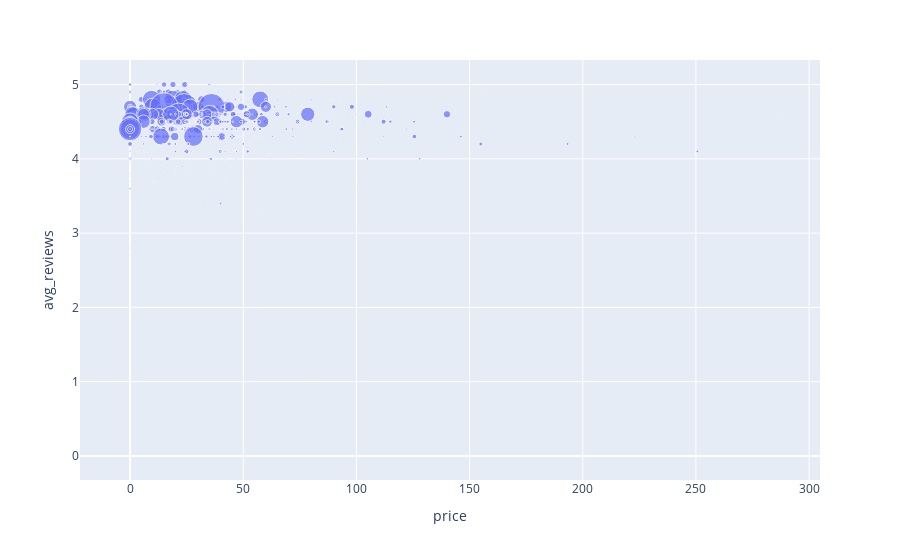

Notebook code for this chart:
### Markdown cell above
💰 Price vs. reviews

### Code cell
px.scatter(df_price_cleaned, x="price", y="avg_reviews", size="n_reviews")

### Figure 1 — Plotly figure (JSON) as saved in the notebook; plotly's stock layout.template omitted (floating-point values rounded to 4 significant figures; data arrays with more than 128 entries replaced by an {"elided": "..."} marker saying what was removed)
{"data": [{"hovertemplate": "price=%{x}<br>avg_reviews=%{y}<br>n_reviews=%{marker.size}<extra></extra>", "legendgroup": "", "marker": {"color": "#636efa", "size": {"elided": "826 int values"}, "sizemode": "area", "sizeref": 22.05, "symbol": "circle"}, "mode": "markers", "name": "", "orientation": "v", "showlegend": false, "type": "scatter", "x": {"elided": "826 float values"}, "xaxis": "x", "y": {"elided": "826 float values"}, "yaxis": "y"}], "layout": {"legend": {"itemsizing": "constant", "tracegroupgap": 0}, "margin": {"t": 60}, "xaxis": {"anchor": "y", "domain": [0, 1], "title": {"text": "price"}}, "yaxis": {"anchor": "x", "domain": [0, 1], "title": {"text": "avg_reviews"}}}}
